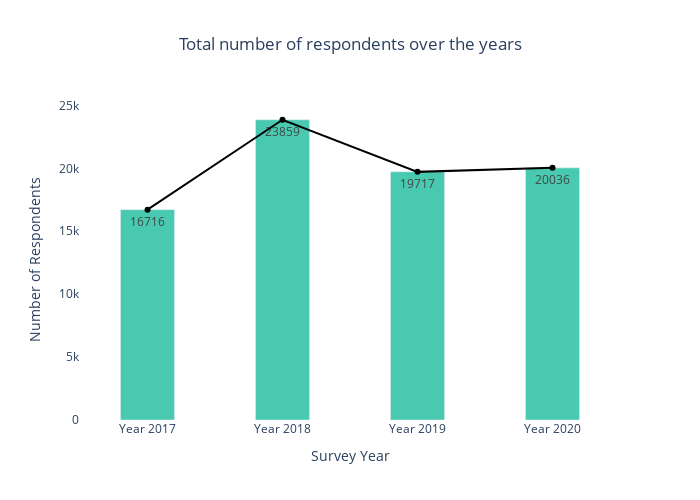

Here is the notebook cell this chart was saved with:
### Code cell
df_all_surveys = pd.DataFrame(
    data=[len(df_2017), len(df_2018)-1, len(df_2019)-1, len(df_2020)-1],
    columns=["Number of responses"],
    index=["2017", "2018", "2019", "2020"]
)
df_all_surveys.index.names = ["Year of Survey"]
df = df_all_surveys.reset_index(level=0)


x = df['Number of responses'].index
y = df['Number of responses'].values

trace0 = go.Bar(
            x=['Year 2017','Year 2018','Year 2019','Year 2020'],
            y=y,
            text=y,
            width=0.4,
            textposition='auto',
            marker_color='#48C9B0')

trace1 = go.Scatter(
            x=['Year 2017','Year 2018','Year 2019','Year 2020'],
            y=y,
            text=y,
            marker_color='black')

data = [trace0,trace1]

layout = go.Layout(yaxis=dict(title='Number of Respondents'),width=700,height=500,showlegend=False,
                  title='Total number of respondents over the years',title_x=0.5,plot_bgcolor='white',
                  xaxis=dict(title='Survey Year'))

figure = go.Figure(data=data, layout = layout)
figure.show()

### Figure 1 — Plotly figure (JSON) as saved in the notebook; plotly's stock layout.template omitted (floating-point values rounded to 4 significant figures)
{"data": [{"marker": {"color": "#48C9B0"}, "text": [16716, 23859, 19717, 20036], "textposition": "auto", "type": "bar", "width": 0.4, "x": ["Year 2017", "Year 2018", "Year 2019", "Year 2020"], "y": [16716, 23859, 19717, 20036]}, {"marker": {"color": "black"}, "text": [16716, 23859, 19717, 20036], "type": "scatter", "x": ["Year 2017", "Year 2018", "Year 2019", "Year 2020"], "y": [16716, 23859, 19717, 20036]}], "layout": {"height": 500, "plot_bgcolor": "white", "showlegend": false, "title": {"text": "Total number of respondents over the years", "x": 0.5}, "width": 700, "xaxis": {"title": {"text": "Survey Year"}}, "yaxis": {"title": {"text": "Number of Respondents"}}}}
